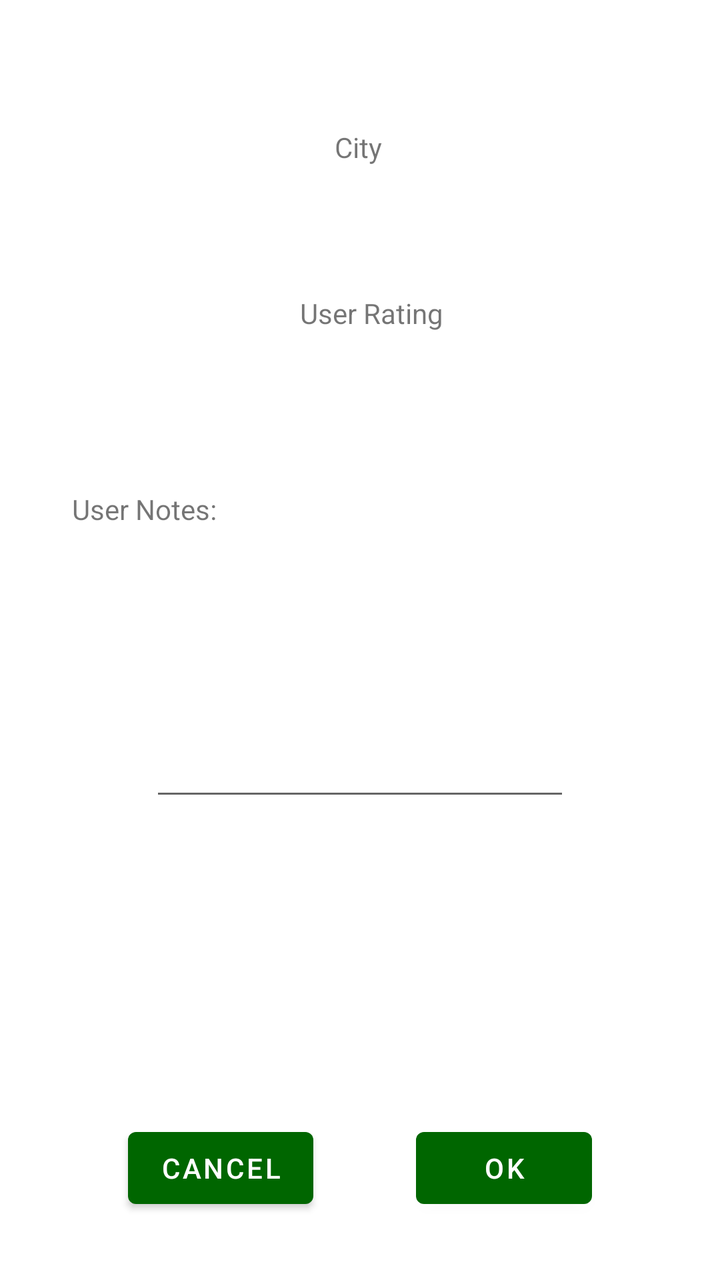
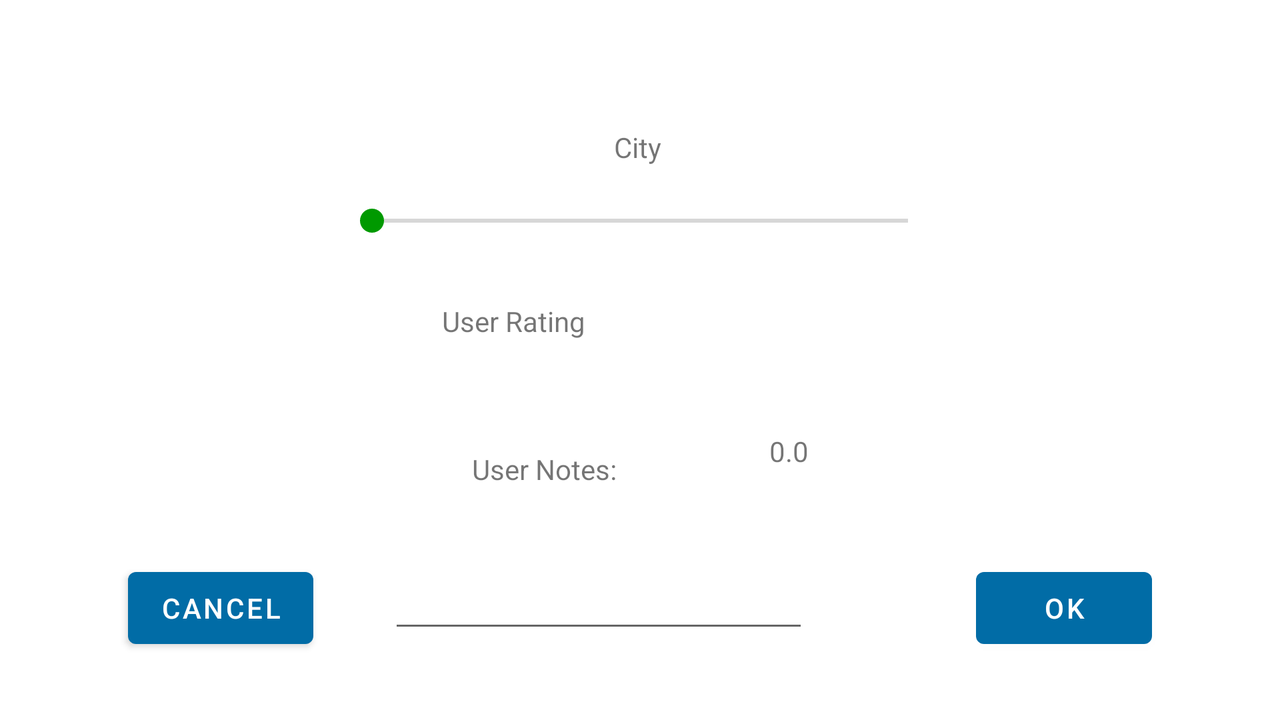

Compare how this app lays out the same screen by default and in its alternative resource folder. The renders come first, then the two layout files and the values they reference.
<!-- AndroidManifest.xml: application theme Theme.CityWeatherApp -->
<!-- res/layout/edit_activity.xml -->
<?xml version="1.0" encoding="utf-8"?>
<androidx.constraintlayout.widget.ConstraintLayout
    xmlns:android="http://schemas.android.com/apk/res/android"
    xmlns:app="http://schemas.android.com/apk/res-auto"
    xmlns:tools="http://schemas.android.com/tools"
    android:layout_width="match_parent"
    android:layout_height="match_parent"
    tools:context=".EditActivity">

    <TextView
        android:id="@+id/cityEdit_text"
        android:layout_width="wrap_content"
        android:layout_height="wrap_content"
        android:layout_marginTop="32dp"
        android:text="City"
        app:layout_constraintEnd_toEndOf="parent"
        app:layout_constraintHorizontal_bias="0.498"
        app:layout_constraintStart_toStartOf="parent"
        app:layout_constraintTop_toBottomOf="@+id/imageView" />

    <Button
        android:id="@+id/cancelBtn"
        android:layout_width="wrap_content"
        android:layout_height="wrap_content"
        android:layout_marginStart="64dp"
        android:layout_marginLeft="64dp"
        android:layout_marginBottom="32dp"
        android:text="Cancel"
        app:layout_constraintBottom_toBottomOf="parent"
        app:layout_constraintStart_toStartOf="parent" />

    <Button
        android:id="@+id/okBtn"
        android:layout_width="wrap_content"
        android:layout_height="wrap_content"
        android:layout_marginEnd="64dp"
        android:layout_marginRight="64dp"
        android:layout_marginBottom="32dp"
        android:text="ok"
        app:layout_constraintBottom_toBottomOf="parent"
        app:layout_constraintEnd_toEndOf="parent" />

    <TextView
        android:id="@+id/notes_text1"
        android:layout_width="wrap_content"
        android:layout_height="wrap_content"
        android:layout_marginStart="36dp"
        android:layout_marginLeft="36dp"
        android:layout_marginBottom="296dp"
        android:text="User Notes:"
        app:layout_constraintBottom_toTopOf="@+id/cancelBtn"
        app:layout_constraintStart_toStartOf="parent" />

    <EditText
        android:id="@+id/notes_text_field"
        android:layout_width="wrap_content"
        android:layout_height="wrap_content"
        android:layout_marginTop="100dp"
        android:ems="10"
        android:gravity="start|top"
        android:inputType="textMultiLine"
        app:layout_constraintEnd_toEndOf="parent"
        app:layout_constraintStart_toStartOf="parent"
        app:layout_constraintTop_toBottomOf="@+id/notes_text1" />

    <SeekBar
        android:id="@+id/seekBar"
        android:layout_width="300dp"
        android:layout_height="35dp"
        android:layout_marginStart="185dp"
        android:layout_marginLeft="185dp"
        android:layout_marginEnd="185dp"
        android:layout_marginRight="185dp"
        android:layout_marginBottom="64dp"
        app:layout_constraintBottom_toTopOf="@+id/notes_text_field"
        app:layout_constraintEnd_toEndOf="parent"
        app:layout_constraintHorizontal_bias="0.501"
        app:layout_constraintStart_toStartOf="parent" />

    <ImageView
        android:id="@+id/imageView"
        android:layout_width="wrap_content"
        android:layout_height="wrap_content"
        android:layout_marginStart="173dp"
        android:layout_marginLeft="173dp"
        android:layout_marginTop="32dp"
        android:layout_marginEnd="174dp"
        android:layout_marginRight="174dp"
        app:layout_constraintEnd_toEndOf="parent"
        app:layout_constraintStart_toStartOf="parent"
        app:layout_constraintTop_toTopOf="parent"
        app:srcCompat="@drawable/dk" />

    <TextView
        android:id="@+id/rating_text1"
        android:layout_width="wrap_content"
        android:layout_height="wrap_content"
        android:layout_marginStart="150dp"
        android:layout_marginLeft="150dp"
        android:layout_marginTop="64dp"
        android:layout_marginEnd="170dp"
        android:layout_marginRight="170dp"
        android:text="User Rating"
        app:layout_constraintEnd_toEndOf="parent"
        app:layout_constraintHorizontal_bias="0.0"
        app:layout_constraintStart_toStartOf="parent"
        app:layout_constraintTop_toBottomOf="@+id/cityEdit_text" />

    <TextView
        android:id="@+id/ratingvalue_text"
        android:layout_width="wrap_content"
        android:layout_height="wrap_content"
        android:layout_marginStart="28dp"
        android:layout_marginLeft="28dp"
        android:layout_marginTop="211dp"
        android:layout_marginEnd="140dp"
        android:layout_marginRight="140dp"
        android:text="0.0"
        app:layout_constraintEnd_toEndOf="parent"
        app:layout_constraintStart_toEndOf="@+id/rating_text1"
        app:layout_constraintTop_toTopOf="parent" />

</androidx.constraintlayout.widget.ConstraintLayout>
<!-- resources referenced by this layout -->
<resources>
  <style name="Theme.CityWeatherApp" parent="Theme.MaterialComponents.DayNight.DarkActionBar">
          
          <item name="colorPrimary">@color/green2</item>
          <item name="colorPrimaryVariant">@color/green1</item>
          <item name="colorOnPrimary">@color/white</item>
          
          <item name="colorSecondary">@color/green3</item>
          <item name="colorSecondaryVariant">@color/teal_700</item>
          <item name="colorOnSecondary">@color/black</item>
          
          <item name="android:statusBarColor" tools:targetApi="l">?attr/colorPrimaryVariant</item>
          
      </style>
  <color name="green2">#FF006600</color>
  <color name="green1">#FF003300</color>
  <color name="white">#FFFFFFFF</color>
  <color name="green3">#FF009900</color>
  <color name="teal_700">#FF018786</color>
  <color name="black">#FF000000</color>
</resources>
<!-- res/layout-land/edit_activity.xml (the repository's variant of the layout above) -->
<!-- drawn on the phone turned sideways -->
<?xml version="1.0" encoding="utf-8"?>
<androidx.constraintlayout.widget.ConstraintLayout
    xmlns:android="http://schemas.android.com/apk/res/android"
    xmlns:app="http://schemas.android.com/apk/res-auto"
    xmlns:tools="http://schemas.android.com/tools"
    android:layout_width="match_parent"
    android:layout_height="match_parent"
    tools:context=".EditActivity">

    <TextView
        android:id="@+id/cityEdit_text"
        android:layout_width="wrap_content"
        android:layout_height="wrap_content"
        android:layout_marginTop="32dp"
        android:text="City"
        app:layout_constraintEnd_toEndOf="parent"
        app:layout_constraintHorizontal_bias="0.498"
        app:layout_constraintStart_toStartOf="parent"
        app:layout_constraintTop_toBottomOf="@+id/flag_edit" />

    <Button
        android:id="@+id/cancelBtn"
        android:layout_width="wrap_content"
        android:layout_height="wrap_content"
        android:layout_marginStart="64dp"
        android:layout_marginLeft="64dp"
        android:layout_marginBottom="32dp"
        android:text="Cancel"
        app:backgroundTint="#016CA6"
        app:layout_constraintBottom_toBottomOf="parent"
        app:layout_constraintStart_toStartOf="parent" />

    <Button
        android:id="@+id/okBtn"
        android:layout_width="wrap_content"
        android:layout_height="wrap_content"
        android:layout_marginEnd="64dp"
        android:layout_marginRight="64dp"
        android:layout_marginBottom="32dp"
        android:text="ok"
        app:backgroundTint="#016CA6"
        app:layout_constraintBottom_toBottomOf="parent"
        app:layout_constraintEnd_toEndOf="parent" />

    <TextView
        android:id="@+id/notes_text1"
        android:layout_width="wrap_content"
        android:layout_height="wrap_content"
        android:layout_marginStart="236dp"
        android:layout_marginLeft="236dp"
        android:layout_marginBottom="36dp"
        android:text="User Notes:"
        app:layout_constraintBottom_toTopOf="@+id/cancelBtn"
        app:layout_constraintStart_toStartOf="parent" />

    <EditText
        android:id="@+id/notes_text_field"
        android:layout_width="wrap_content"
        android:layout_height="wrap_content"
        android:layout_marginTop="36dp"
        android:ems="10"
        android:gravity="start|top"
        android:inputType="textMultiLine"
        app:layout_constraintEnd_toEndOf="parent"
        app:layout_constraintHorizontal_bias="0.452"
        app:layout_constraintStart_toStartOf="parent"
        app:layout_constraintTop_toBottomOf="@+id/notes_text1" />

    <SeekBar
        android:id="@+id/seekBar"
        android:layout_width="300dp"
        android:layout_height="35dp"
        android:layout_marginStart="185dp"
        android:layout_marginLeft="185dp"
        android:layout_marginTop="10dp"
        android:layout_marginEnd="185dp"
        android:layout_marginRight="185dp"
        app:layout_constraintEnd_toEndOf="parent"
        app:layout_constraintHorizontal_bias="0.501"
        app:layout_constraintStart_toStartOf="parent"
        app:layout_constraintTop_toBottomOf="@+id/cityEdit_text" />

    <ImageView
        android:id="@+id/flag_edit"
        android:layout_width="wrap_content"
        android:layout_height="wrap_content"
        android:layout_marginStart="173dp"
        android:layout_marginLeft="173dp"
        android:layout_marginTop="32dp"
        android:layout_marginEnd="174dp"
        android:layout_marginRight="174dp"
        app:layout_constraintEnd_toEndOf="parent"
        app:layout_constraintStart_toStartOf="parent"
        app:layout_constraintTop_toTopOf="parent"
        app:srcCompat="@drawable/dk" />

    <TextView
        android:id="@+id/rating_text1"
        android:layout_width="wrap_content"
        android:layout_height="wrap_content"
        android:layout_marginStart="150dp"
        android:layout_marginLeft="150dp"
        android:layout_marginTop="68dp"
        android:layout_marginEnd="170dp"
        android:layout_marginRight="170dp"
        android:text="User Rating"
        app:layout_constraintEnd_toEndOf="parent"
        app:layout_constraintHorizontal_bias="0.286"
        app:layout_constraintStart_toStartOf="parent"
        app:layout_constraintTop_toBottomOf="@+id/cityEdit_text" />

    <TextView
        android:id="@+id/ratingvalue_text"
        android:layout_width="wrap_content"
        android:layout_height="wrap_content"
        android:layout_marginStart="28dp"
        android:layout_marginLeft="28dp"
        android:layout_marginTop="216dp"
        android:layout_marginEnd="140dp"
        android:layout_marginRight="140dp"
        android:text="0.0"
        app:layout_constraintEnd_toEndOf="parent"
        app:layout_constraintHorizontal_bias="0.401"
        app:layout_constraintStart_toEndOf="@+id/rating_text1"
        app:layout_constraintTop_toTopOf="parent" />

</androidx.constraintlayout.widget.ConstraintLayout>
